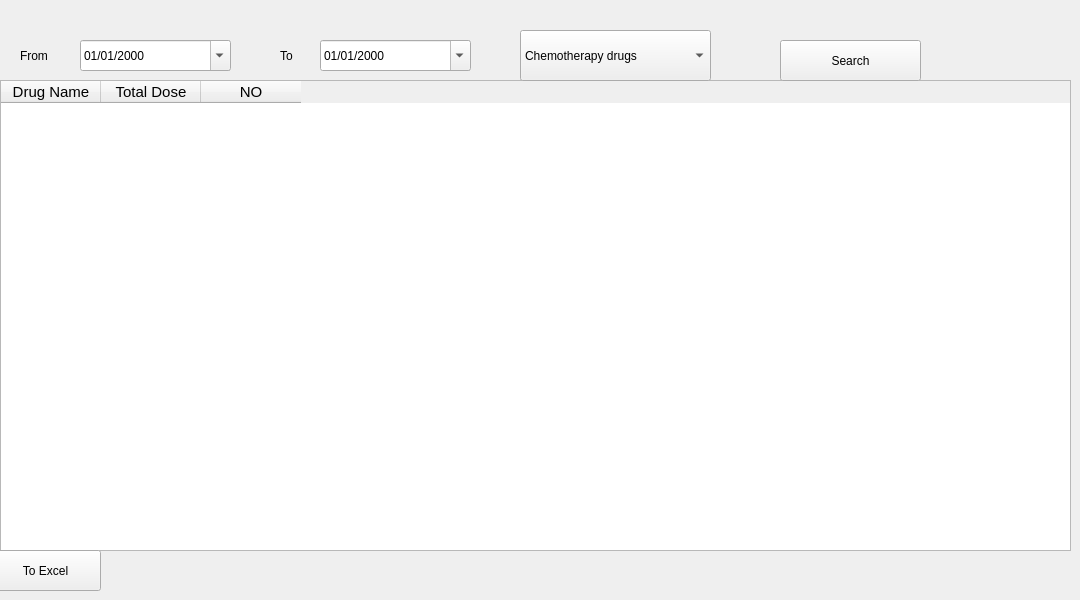
      <widget class="QWidget" name="tab">
       <attribute name="title">
        <string>Dose</string>
       </attribute>
       <widget class="QTableWidget" name="tableWidget_5">
        <property name="geometry">
         <rect>
          <x>0</x>
          <y>80</y>
          <width>1071</width>
          <height>471</height>
         </rect>
        </property>
        <property name="font">
         <font>
          <pointsize>11</pointsize>
         </font>
        </property>
        <property name="layoutDirection">
         <enum>Qt::LeftToRight</enum>
        </property>
        <column>
         <property name="text">
          <string>Drug Name</string>
         </property>
        </column>
        <column>
         <property name="text">
          <string>Total Dose</string>
         </property>
        </column>
        <column>
         <property name="text">
          <string>NO</string>
         </property>
        </column>
       </widget>
       <widget class="QPushButton" name="pushButton_13">
        <property name="geometry">
         <rect>
          <x>-10</x>
          <y>550</y>
          <width>111</width>
          <height>41</height>
         </rect>
        </property>
        <property name="text">
         <string>To Excel</string>
        </property>
       </widget>
       <widget class="QDateEdit" name="dateEdit_7">
        <property name="geometry">
         <rect>
          <x>320</x>
          <y>40</y>
          <width>151</width>
          <height>31</height>
         </rect>
        </property>
        <property name="displayFormat">
         <string>dd/MM/yyyy</string>
        </property>
        <property name="calendarPopup">
         <bool>true</bool>
        </property>
       </widget>
       <widget class="QLabel" name="label_21">
        <property name="geometry">
         <rect>
          <x>20</x>
          <y>40</y>
          <width>51</width>
          <height>31</height>
         </rect>
        </property>
        <property name="text">
         <string>From</string>
        </property>
       </widget>
       <widget class="QPushButton" name="pushButton_12">
        <property name="geometry">
         <rect>
          <x>780</x>
          <y>40</y>
          <width>141</width>
          <height>41</height>
         </rect>
        </property>
        <property name="text">
         <string>Search</string>
        </property>
        <property name="shortcut">
         <string>F10</string>
        </property>
       </widget>
       <widget class="QLabel" name="label_24">
        <property name="geometry">
         <rect>
          <x>280</x>
          <y>40</y>
          <width>51</width>
          <height>31</height>
         </rect>
        </property>
        <property name="text">
         <string>To</string>
        </property>
       </widget>
       <widget class="QDateEdit" name="dateEdit_8">
        <property name="geometry">
         <rect>
          <x>80</x>
          <y>40</y>
          <width>151</width>
          <height>31</height>
         </rect>
        </property>
        <property name="displayFormat">
         <string>dd/MM/yyyy</string>
        </property>
        <property name="calendarPopup">
         <bool>true</bool>
        </property>
       </widget>
       <widget class="QComboBox" name="comboBox_3">
        <property name="geometry">
         <rect>
          <x>520</x>
          <y>30</y>
          <width>191</width>
          <height>51</height>
         </rect>
        </property>
        <item>
         <property name="text">
          <string>Chemotherapy drugs</string>
         </property>
        </item>
        <item>
         <property name="text">
          <string>Supportive drugs</string>
         </property>
        </item>
        <item>
         <property name="text">
          <string>Fluids</string>
         </property>
        </item>
       </widget>
      </widget>
